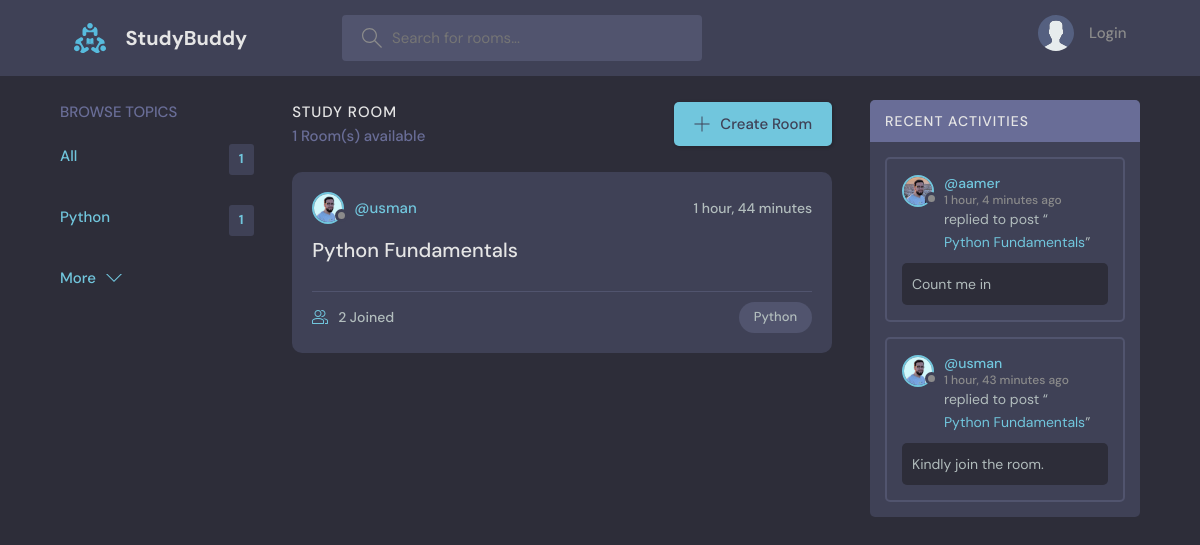
The page / on the database its author committed.
### base/models.py (models this page shows, shortened)
class Topic(models.Model):
    name = models.CharField(max_length=200)

class Room(models.Model):
    host = models.ForeignKey(User, on_delete=models.SET_NULL, null=True)
    topic = models.ForeignKey(Topic, on_delete=models.SET_NULL, null=True)
    name = models.CharField(max_length=200)
    description = models.TextField(null=True, blank=True)
    participants = models.ManyToManyField(
        User, related_name='participants', blank=True)
    updated = models.DateTimeField(auto_now=True)
    created = models.DateTimeField(auto_now_add=True)
    class Meta:
        ordering = ["-updated", "-created"]

class User(AbstractUser):
    name = models.CharField(max_length=200, null=True)
    email = models.EmailField(unique=True, null=True)
    bio = models.TextField(null=True)
    avatar = models.ImageField(null=True, default="avatar.svg")
    USERNAME_FIELD = 'email'
    REQUIRED_FIELDS = []

class Message(models.Model):
    user = models.ForeignKey(User, on_delete=models.CASCADE)
    body = models.TextField()
    room = models.ForeignKey(Room, on_delete=models.CASCADE)
    updated = models.DateTimeField(auto_now=True)
    created = models.DateTimeField(auto_now_add=True)
    class Meta:
        ordering = ["-updated", "-created"]
    def __str__(self):
        return self.body[0:50]

### base/views.py (the view)
# urls.py: path('', views.home, name="home"),
def home(request):
    q = request.GET.get('q') if request.GET.get('q') != None else ''
    rooms = Room.objects.filter(
        Q(topic__name__icontains=q) |
        Q(name__icontains=q) |
        Q(description__icontains=q)
    )
    room_messages = Message.objects.filter(Q(room__topic__name__icontains=q))
    room_count = rooms.count()
    topics = Topic.objects.all()[0:5]
    context = {'rooms': rooms, "topics": topics,
               "room_count": room_count, "room_messages": room_messages}
    return render(request, 'base/home.html', context)

### base/templates/base/home.html (shortened to what this page needs)
{%extends 'main.html'%} {% block content %}
<main class="layout layout--3">
  <div class="container">
    {% include "base/topic_component.html" %}
    <div class="roomList">
      <div class="roomList__header">
        <div>
          <h2>Study Room</h2>
          <p>{{room_count}} Room(s) available</p>
        </div>
        <a class="btn btn--main" href="{% url 'create-room'%}">
          <svg
            version="1.1"
            xmlns="http://www.w3.org/2000/svg"
            width="32"
            height="32"
            viewBox="0 0 32 32"
          >
            <title>add</title>
            <path
              d="M16.943 0.943h-1.885v14.115h-14.115v1.885h14.115v14.115h1.885v-14.115h14.115v-1.885h-14.115v-14.115z"
            ></path>
          </svg>
          Create Room
        </a>
      </div>
      {% include 'base/feed_component.html'%}
    </div>
    {%include 'base/activity_component.html'%}
  </div>
</main>
{%endblock%}

### base/templates/base/topic_component.html
<div class="topics">
  <div class="topics__header">
    <h2>Browse Topics</h2>
  </div>
  <ul class="topics__list">
    <li>
      <a href="{% url 'home' %}" class="active"
        >All<span>{{topics.count}}</span></a
      >
    </li>
    {% for topic in topics %}
    <li>
      <a href="{% url 'home' %}?q={{topic.name}}" class="active"
        >{{topic.name}} <span>{{topic.room_set.all.count}}</span></a
      >
    </li>
    {%endfor%}
  </ul>
  <a class="btn btn--link" href="{% url 'topics' %}">
    More
    <svg
      version="1.1"
      xmlns="http://www.w3.org/2000/svg"
      width="32"
      height="32"
      viewBox="0 0 32 32"
    >
      <title>chevron-down</title>
      <path d="M16 21l-13-13h-3l16 16 16-16h-3l-13 13z"></path>
    </svg>
  </a>
</div>

### base/templates/base/feed_component.html (shortened to what this page needs)
{% for room in rooms %}
<div class="roomListRoom">
  <div class="roomListRoom__header">
    <a href="{%url 'user-profile' room.host.id %}" class="roomListRoom__author">
      <div class="avatar avatar--small">
        <img src="{{room.host.avatar.url}}" />
      </div>
      <span>@{{room.host.username}}</span>
    </a>
    <div class="roomListRoom__actions">
      <span>{{room.created|timesince}}</span>
    </div>
  </div>
  <div class="roomListRoom__content">
    <a href="{% url 'room' room.id %}">{{room.name}}</a>
  </div>
  <div class="roomListRoom__meta">
    <a href="{% url 'room' room.id %}" class="roomListRoom__joined">
      {{room.participants.all.count}} Joined
    </a>
    <p class="roomListRoom__topic">{{room.topic.name}}</p>
  </div>
</div>
{% endfor %}

### base/templates/base/activity_component.html (shortened to what this page needs)
<div class="activities">
  <div class="activities__header">
    <h2>Recent Activities</h2>
  </div>
  {%for message in room_messages%}
  <div class="activities__box">
    <div class="activities__boxHeader roomListRoom__header">
      <a
        href="{% url 'user-profile' message.user.id %}"
        class="roomListRoom__author"
      >
        <div class="avatar avatar--small">
          <img src="{{message.user.avatar.url}}" />
        </div>
        <p>
          @{{message.user.username}}
          <span>{{message.created|timesince}} ago</span>
        </p>
      </a>
    </div>
    <div class="activities__boxContent">
      <p>
        replied to post “<a href="{% url 'room' message.room.id %}"
          >{{message.room.name}}</a
        >”
      </p>
      <div class="activities__boxRoomContent">{{message}}</div>
    </div>
  </div>
  {%endfor%}
</div>

### rows shown on the page
Topic: name "Python", room_set.all.count "1"
Room: host.avatar (picture), host.username "usman", created "1 hour, 44 minutes", name "Python Fundamentals", participants.all.count "2", topic.name "Python"
Message: user.avatar (picture), user.username "aamer", created "1 hour, 4 minutes", room.name "Python Fundamentals", body "Count me in"
Message: user.avatar (picture), user.username "usman", created "1 hour, 43 minutes", room.name "Python Fundamentals", body "Kindly join the room."

### other values the page prints
{{ topics.count }} "1"
{{ room_count }} "1"
